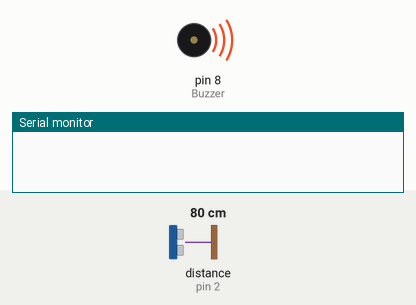
This sketch was run on a simulated Arduino Uno, built with avr-gcc and run on an emulated ATmega328P. Parts: buzzer (waves = sounding), the last lines printed to the serial monitor. Wiring (inferred from the names in the program): ultrasonic range finder: trigger pin 3; echo pin 2. The inputs (shaded band) are chosen by the test bench; at power-on: distance to the obstacle (sensor on pin 2) 80 cm. The echo pulse lasts 58.3 µs per cm.

Above: at 0.1 s.
At 2.1 s:
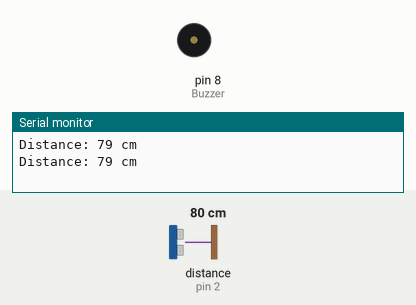
2.2 s: distance to the obstacle (sensor on pin 2) set to 2 cm
At 2.72 s:
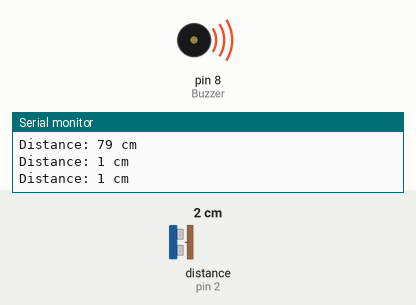
5.2 s: distance to the obstacle (sensor on pin 2) set to 35 cm
Timing chart, 0 to 14.2 s (numbered marks = the images above; inputs shaded):
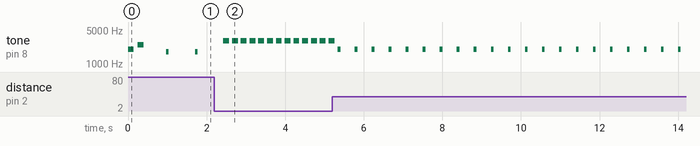

Measured:
- after the input at 2.2 s, tone on pin 8 (Buzzer): alternates 3000 Hz for 0.15 s and silent for 0.07 s, starting after 0.23 s
- by itself, tone on pin 8 (Buzzer): plays 2000 Hz for 0.15 s, 2500 Hz for 0.15 s, 1800 Hz for 0.06 s, 1800 Hz for 0.06 s

The sketch:

Arduino-Code.ino
```cpp
// ARDUINO BLIND ASSISTIVE HAT : VER-finale
// Datathon'26 - SRM

// Define all pins
const int Trig = 3;
const int Echo = 2;
const int Buzzer = 8;

// All distance is in cms
const int safe_dist = 100;
const int warn_dist = 60;
const int danger_dist = 30;
const int crit_dist = 15;
const int min_dist = 5;

// Setup
void setup() {

  Serial.begin(9600);

  pinMode(Trig, OUTPUT);
  pinMode(Echo, INPUT);
  pinMode(Buzzer, OUTPUT);

  // Startup init
  tone(Buzzer, 2000);
  delay(150);                                // In milliseconds
  noTone(Buzzer);

  delay(100);

  tone(Buzzer, 2500);
  delay(150);
  noTone(Buzzer);

  delay(500);
}


// Main Loop
void loop() {

  int distance = getAverageDistance();

  Serial.print("Distance: ");
  Serial.print(distance);
  Serial.println(" cm");

  // Error check
  if (distance == -1) {

    noTone(Buzzer);

    Serial.println("Out of Bounds");

    delay(100);
    return;
  }

  alertUser(distance);
}


// Get Distance

int getDistance() {

  unsigned long duration;

  // Send Trig out
  digitalWrite(Trig, LOW);
  delayMicroseconds(2);

  digitalWrite(Trig, HIGH);
  delayMicroseconds(10);

  digitalWrite(Trig, LOW);

  // Get Echo
  duration = pulseIn(Echo, HIGH, 30000);         //30K is in microseconds

  // If no echo received
  if (duration == 0) {
    return -1;
  }

  // Convert time into distance, 343 metre per second is the speed of sound in air
  int distance = (duration * 0.0343) / 2;

  return distance;
}


// Averaging (Filtering) the mean distance obtained

int getAverageDistance() {

  long total = 0;

  int validReadings = 0;

  for (int i = 0; i < 5; i++) {

    int distance = getDistance();

    if (distance != -1) {

      total += distance;
      validReadings++;

    }

    delay(10);
  }

  // If no valid readings were received
  if (validReadings == 0) {
    return -1;
  }

  return total / validReadings;
}


// Buzzer Alert System

void alertUser(int distance) {

  // Safe zone is more than 100 cms

  if (distance > safe_dist) {

    noTone(Buzzer);

    delay(100);
  }


  // Warning Zone is 60 to 100 cms

  else if (distance > warn_dist) {

    tone(Buzzer, 1800);

    delay(60);

    noTone(Buzzer);

    delay(600);
  }


  // Danger Zone is 30 to 60 cms

  else if (distance > danger_dist) {

    tone(Buzzer, 2000);

    delay(70);

    noTone(Buzzer);

    delay(300);
  }


  // Critical Zone is 15 to 30 cms

  else if (distance > crit_dist) {

    tone(Buzzer, 2500);

    delay(80);

    noTone(Buzzer);

    delay(120);
  }


  // Very Close is 5 to 15 cms

  else if (distance >= min_dist) {

    tone(Buzzer, 3000);

    delay(100);

    noTone(Buzzer);

    delay(40);
  }


  // Invalid Range is less than 5 cms

  else {

    tone(Buzzer, 3000);

    delay(150);

    noTone(Buzzer);

    delay(20);
  }
}
```
